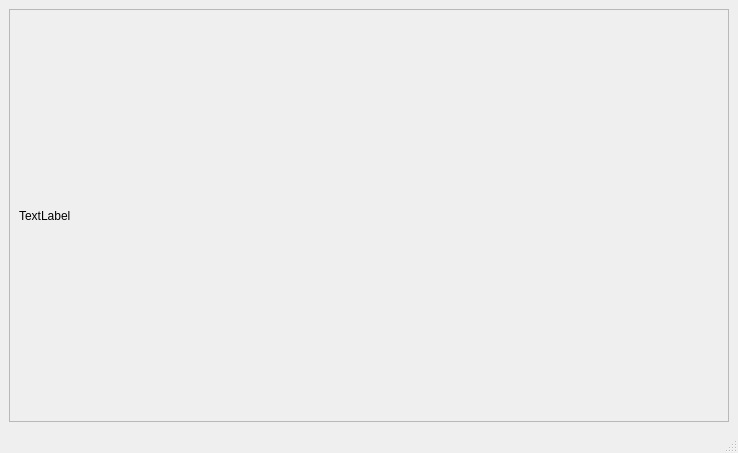
<?xml version="1.0" encoding="UTF-8"?>
<ui version="4.0">
 <class>instructionsWindow</class>
 <widget class="QMainWindow" name="instructionsWindow">
  <property name="geometry">
   <rect>
    <x>0</x>
    <y>0</y>
    <width>738</width>
    <height>453</height>
   </rect>
  </property>
  <property name="windowTitle">
   <string>MainWindow</string>
  </property>
  <widget class="QWidget" name="centralwidget">
   <layout class="QGridLayout" name="gridLayout">
    <item row="0" column="0">
     <widget class="QScrollArea" name="scrollArea">
      <property name="widgetResizable">
       <bool>true</bool>
      </property>
      <widget class="QWidget" name="scrollAreaWidgetContents">
       <property name="geometry">
        <rect>
         <x>0</x>
         <y>0</y>
         <width>718</width>
         <height>392</height>
        </rect>
       </property>
       <layout class="QGridLayout" name="gridLayout_2">
        <item row="0" column="0">
         <widget class="QLabel" name="instructionsLabel">
          <property name="text">
           <string>TextLabel</string>
          </property>
         </widget>
        </item>
       </layout>
      </widget>
     </widget>
    </item>
   </layout>
  </widget>
  <widget class="QMenuBar" name="menubar">
   <property name="geometry">
    <rect>
     <x>0</x>
     <y>0</y>
     <width>738</width>
     <height>21</height>
    </rect>
   </property>
  </widget>
  <widget class="QStatusBar" name="statusbar"/>
 </widget>
 <resources/>
 <connections/>
</ui>
